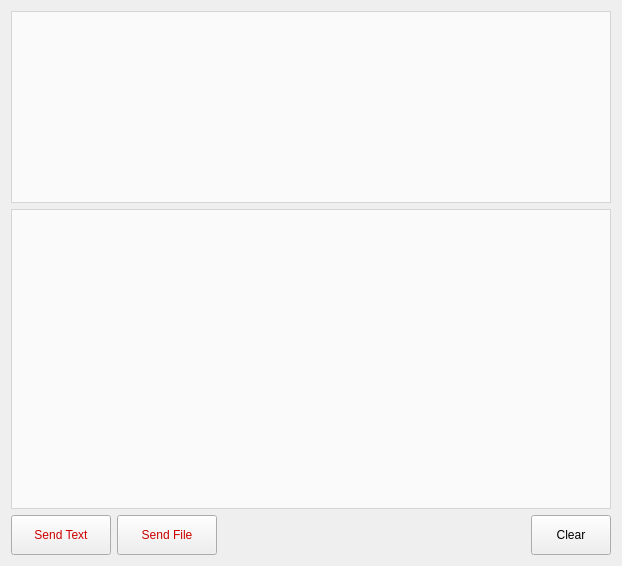
        <widget class="QWidget" name="tab_2">
         <property name="sizePolicy">
          <sizepolicy hsizetype="MinimumExpanding" vsizetype="MinimumExpanding">
           <horstretch>0</horstretch>
           <verstretch>0</verstretch>
          </sizepolicy>
         </property>
         <attribute name="title">
          <string>Text</string>
         </attribute>
         <attribute name="toolTip">
          <string>Send and receive text</string>
         </attribute>
         <layout class="QGridLayout" name="gridLayout_8">
          <item row="0" column="3">
           <widget class="QPlainTextEdit" name="sendTextEdit">
            <property name="minimumSize">
             <size>
              <width>600</width>
              <height>50</height>
             </size>
            </property>
            <property name="font">
             <font>
              <family>Sans Serif</family>
              <pointsize>10</pointsize>
              <weight>50</weight>
              <italic>false</italic>
              <bold>false</bold>
             </font>
            </property>
            <property name="styleSheet">
             <string notr="true">color: rgb(0, 0, 70);
background-color: rgba(255, 255, 255, 180);
font: 10pt &quot;Sans Serif&quot;;
</string>
            </property>
            <property name="tabStopWidth">
             <number>400</number>
            </property>
           </widget>
          </item>
          <item row="2" column="3">
           <layout class="QHBoxLayout" name="horizontalLayout_8">
            <item>
             <widget class="QPushButton" name="sendTextButton">
              <property name="sizePolicy">
               <sizepolicy hsizetype="Fixed" vsizetype="Fixed">
                <horstretch>0</horstretch>
                <verstretch>0</verstretch>
               </sizepolicy>
              </property>
              <property name="minimumSize">
               <size>
                <width>100</width>
                <height>40</height>
               </size>
              </property>
              <property name="styleSheet">
               <string notr="true">font: 14pt &quot;Sans Serif&quot;;
background: none;
color: rgb(203, 0, 0);

</string>
              </property>
              <property name="text">
               <string>Send Text</string>
              </property>
             </widget>
            </item>
            <item>
             <widget class="QPushButton" name="chooseFileButton">
              <property name="sizePolicy">
               <sizepolicy hsizetype="Fixed" vsizetype="Fixed">
                <horstretch>0</horstretch>
                <verstretch>0</verstretch>
               </sizepolicy>
              </property>
              <property name="minimumSize">
               <size>
                <width>100</width>
                <height>40</height>
               </size>
              </property>
              <property name="styleSheet">
               <string notr="true">font: 14pt &quot;Sans Serif&quot;;
background: none;
color: rgb(203, 0, 0);
</string>
              </property>
              <property name="text">
               <string>Send File</string>
              </property>
             </widget>
            </item>
            <item>
             <spacer name="horizontalSpacer_10">
              <property name="orientation">
               <enum>Qt::Horizontal</enum>
              </property>
              <property name="sizeHint" stdset="0">
               <size>
                <width>40</width>
                <height>20</height>
               </size>
              </property>
             </spacer>
            </item>
            <item>
             <widget class="QPushButton" name="clearReceivedTextButton">
              <property name="minimumSize">
               <size>
                <width>0</width>
                <height>40</height>
               </size>
              </property>
              <property name="styleSheet">
               <string notr="true">font: 14pt &quot;Sans Serif&quot;;
color: rgb(0, 0, 0);
background: none;

</string>
              </property>
              <property name="text">
               <string>Clear</string>
              </property>
             </widget>
            </item>
           </layout>
          </item>
          <item row="1" column="3">
           <widget class="QTextEdit" name="receivedTextEdit">
            <property name="minimumSize">
             <size>
              <width>500</width>
              <height>300</height>
             </size>
            </property>
            <property name="styleSheet">
             <string notr="true">color: rgb(0, 0, 67);
background-color: rgb(255, 255, 255, 180);
font: 10pt &quot;Sans Serif&quot;;
</string>
            </property>
            <property name="lineWrapMode">
             <enum>QTextEdit::WidgetWidth</enum>
            </property>
            <property name="lineWrapColumnOrWidth">
             <number>1024</number>
            </property>
            <property name="readOnly">
             <bool>true</bool>
            </property>
            <property name="tabStopWidth">
             <number>1024</number>
            </property>
           </widget>
          </item>
         </layout>
        </widget>
